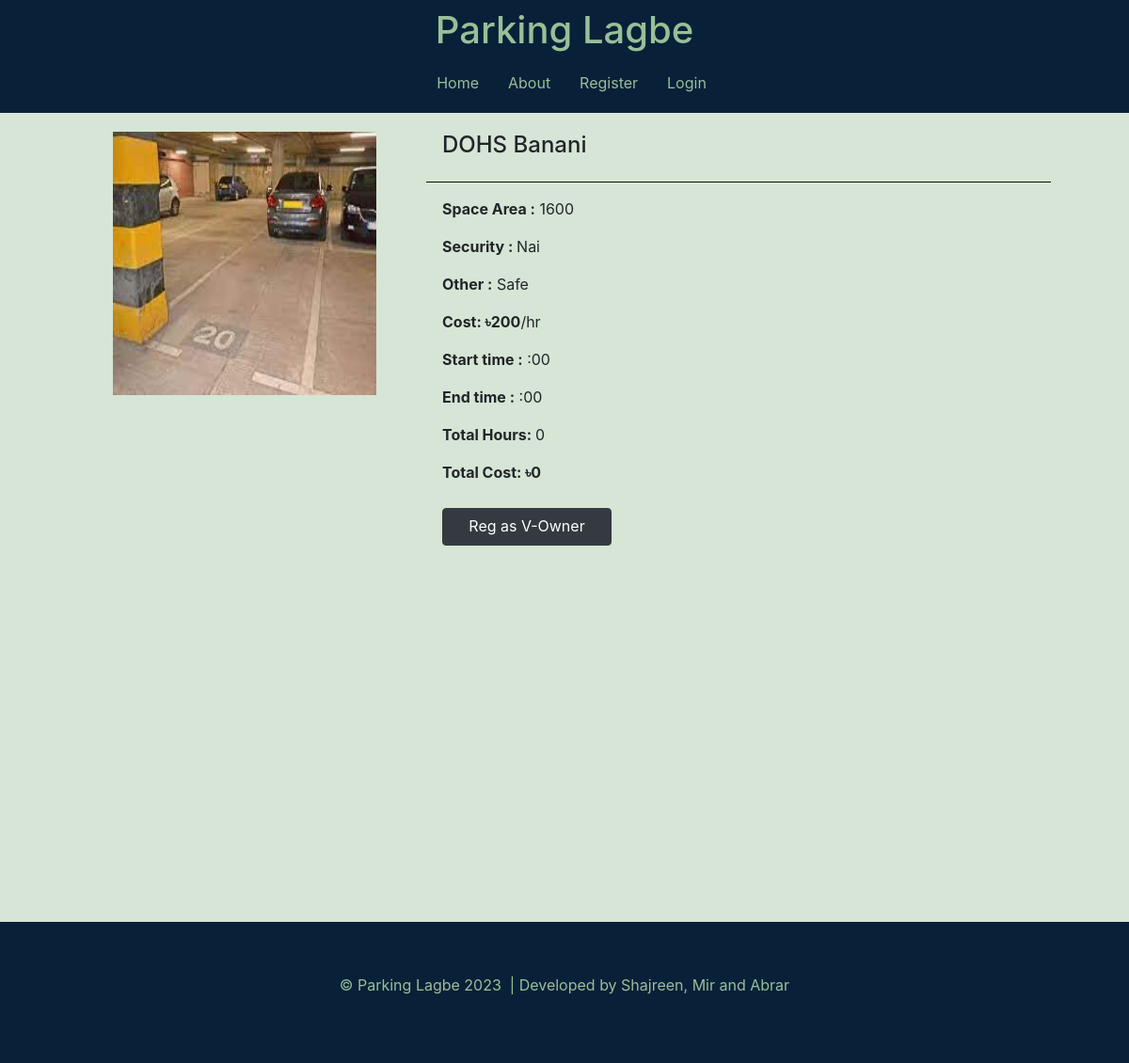
/PHP/details.php?pid=15, run on an earlier commit of the app's database.
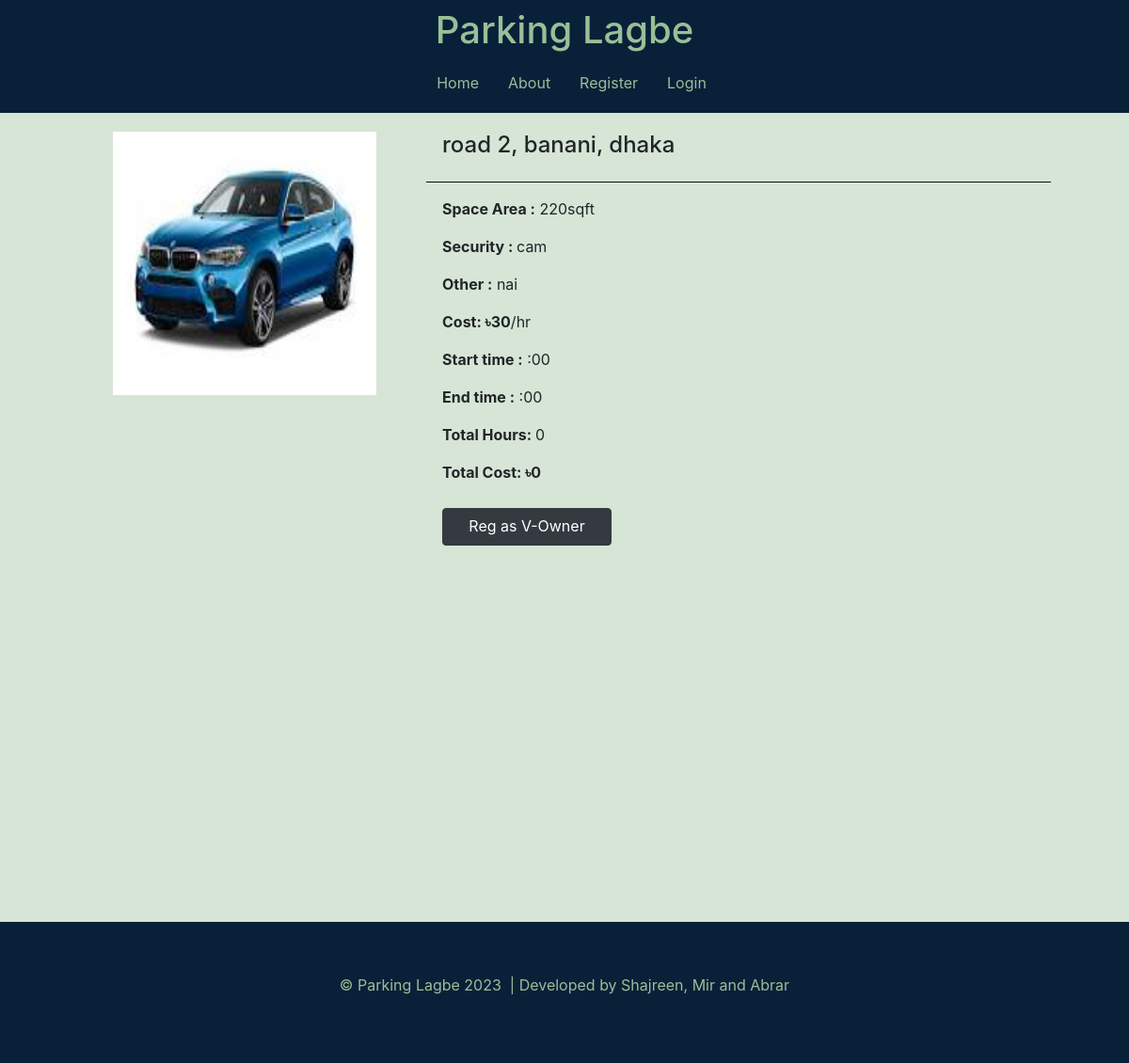
And on a later commit of the database.
### tables this page shows
CREATE TABLE `parkingspotdetails` (
  `PID` int(11) NOT NULL,
  `UID` int(11) NOT NULL,
  `Plocation` varchar(30) NOT NULL,
  `Pcoordinate` point NOT NULL,
  `Pphoto` text NOT NULL,
  `Psize` varchar(20) NOT NULL,
  `Costhour` float NOT NULL,
  `Security` varchar(40) NOT NULL,
  `Others` varchar(60) NOT NULL
);

### PHP/details.php (the view, shortened to what this page needs)
<?php
require_once "connect.php";
?>
<html lang="en">
  <head>
    <link rel="stylesheet" type="text/css" href="../css/details.css" />
    <link
      rel="stylesheet"
      href="https://cdn.jsdelivr.net/npm/bootstrap@4.1.3/dist/css/bootstrap.min.css"
    />
  </head>
  <body>
  <?php
  if(isset($_SESSION["username"]))
  {
    $user= $_SESSION["username"];
    echo '<nav class="navbar navbar-expand-lg navbar-light ">';
    echo '    <a class="navbar-brand" href="home.php">';
    echo '      <h1>Parking Lagbe</h1>';
    echo '    </a>';
    echo '    <button class="navbar-toggler btn-btn-success" type="button" data-toggle="collapse"';
    echo '      data-target="#navbarSupportedContent" aria-controls="navbarSupportedContent" aria-expanded="false"';
    echo '      aria-label="Toggle navigation">';
    echo '      <span class="navbar-toggler-icon"></span>';
    echo '    </button>';
    echo '    <div class="collapse navbar-collapse" id="navbarSupportedContent">';
    echo '      <ul class="navbar-nav">';
    echo '        <li class="nav-item active">';
    echo "          <a class='nav-link' href='userprofile.php'> $user <span class='sr-only'>(current)</span></a>";
    echo '        </li>';
    echo '        <li class="nav-item active">';
    echo '          <a class="nav-link" href="home.php">Home <span class="sr-only">(current)</span></a>';
    echo '        </li>';
    echo '        <li class="nav-item">';
    echo '          <a class="nav-link" href="about.php">About</a>';
    echo '        </li>';
    echo '        <li class="nav-item">';
    echo '          <a class="nav-link" href="logout.php">Logout</a>';
    echo '        </li>';
    echo '      </ul>';
    echo '    </div>';
    echo '  </nav>';
  }
  else{
echo '<nav class="navbar navbar-expand-lg navbar-light ">';
echo '    <a class="navbar-brand" href="home.php">';
echo '      <h1>Parking Lagbe</h1>';
echo '    </a>';
echo '    <div class="collapse navbar-collapse" id="navbarSupportedContent">';
echo '      <ul class="navbar-nav">';
echo '        <li class="nav-item active">';
echo '          <a class="nav-link" href="home.php">Home <span class="sr-only">(current)</span></a>';
echo '        </li>';
echo '        <li class="nav-item">';
echo '          <a class="nav-link" href="about.php">About</a>';
echo '        </li>';
echo '        <li class="nav-item">';
echo '          <a class="nav-link" href="register.php">Register</a>';
echo '        </li>';
echo '        <li class="nav-item">';
echo '          <a class="nav-link" href="login.php">Login</a>';
echo '        </li>';
echo '      </ul>';
echo '    </div>';
echo '  </nav>';
  }
  ?>
    <?php
      $pid=$_GET['pid'];
      $start=$_GET['start'];
      $end=$_GET['end'];
      $sql="SELECT * FROM `parkingspotdetails` WHERE PID='$pid'";
      $result=mysqli_query($conn,$sql);
      $row=mysqli_fetch_assoc($result);
      $location=$row['Plocation'];
      $photo=$row['Pphoto'];
      $size=$row['Psize'];
      $cost=$row['Costhour'];
      $security=$row['Security'];
      $others=$row['Others']
    ?>
    <?php
      echo '<div class="deets">';
      echo '  <div style="width: 30%">';
      echo '    <img';
      echo "      src='$photo'";
      echo '      class="image1"';
      echo '      alt="Responsive image"';
      echo '    />';
      echo '  </div>';
      echo '  <div style="width: 70%" class="location-flex">';
      echo '    <div>';
      echo "      <h4 class='location'>$location</h4>";
      echo '    </div>';
      echo '    <hr />';
      echo '    <div class="more-deets">';
      echo '      <div>';
      echo "        <p><strong>Space Area :</strong> $size</p>";
      echo '      </div>';
      echo '      <div>';
      echo "        <p><strong>Security : </strong> $security</p>";
      echo '      </div>';
      echo '      <div>';
      echo "        <p><strong>Other :</strong> $others</p>";
      echo '      </div>';
      echo '      <div>';
      echo "        <p><strong>Cost: ৳$cost</strong>/hr</p>";
      echo '      </div>';
      echo '      <div>';
      if($start=="100000" || $start=="200000"){
      $strim=rtrim($start, '0');
      $strim=$strim.'0';
      }else{
        $strim=rtrim($start, '0');
      }
      if($end=="100000" || $end=="200000"){
        $etrim=rtrim($end, '0');
        $etrim=$etrim.'0';
        echo $etrim;
      }
      else{
        $etrim=rtrim($end, '0');
      }
      echo "        <p><strong>Start time :</strong> $strim:00</p>";
      echo '      </div>';
      echo '      <div>';
      echo "        <p><strong>End time :</strong> $etrim:00</p>";
      echo '      </div>';
      echo '      <div>';
      $totalhrs=(int)$etrim-(int)$strim;
      echo "        <p><strong>Total Hours: </strong>$totalhrs</p>";
      echo '      </div>';
      echo '      <div>';
      $totalcost=(int)$totalhrs*(int)$cost;
      echo "        <p><strong>Total Cost: ৳$totalcost</strong></p>";
      echo '      </div>';
      echo '    </div>';
      $mail=$_SESSION['email'];
      $sql="Select * from `user` where Email='$mail'";
      $result=mysqli_query($conn,$sql);
      $row=mysqli_fetch_assoc($result);
      $vowner=$row['VOwner'];
      if($vowner=="yes"){
        echo "    <div><a href='payment.php?start=$strim&end=$etrim&pid=$pid&cost=$totalcost&hour=$totalhrs'class='btn btn-primary'>Book Spot</a></div>";
      }else{
        echo "    <div><a href='userprofile.php'class='btn btn-dark'>Reg as V-Owner</a></div>";
      }
      echo '  </div>';
      echo '</div>';
      ?>
    <footer class="myfoot">
      <p>
        ©&nbsp;Parking Lagbe 2023 &nbsp;| Developed by Shajreen, Mir and Abrar
      </p>
    </footer>
  </body>
</html>

### Css/details.css (style rules this page uses)
body { background-color: rgba(153, 191, 151, 0.4) !important; }
nav { display: block; background-color: #092039 !important; }
.nav-link { color: rgba(153, 191, 151, 1) !important; }
.navbar-brand { color: rgba(153, 191, 151, 1) !important; }
.image1 { margin-left: 120px; margin-top: 20px; height: auto !important; width: auto !important; }
.myfoot { color: rgba(153, 191, 151, 1); margin-top: 130px; background-color: #092039; display: flex; justify-content: center; height: 150px; align-items: center; }
.location-flex { margin-left: 10px !important; }
.more-deets { margin-left: 0 !important; }
@media (min-width: 992px) { nav.navbar.navbar-expand-lg.navbar-light { flex-direction: column; height: 120px; } }
@media (min-width: 992px) { li { padding-left: 15px; } }
@media (min-width: 992px) { .nav-link { color: rgba(153, 191, 151, 1) !important; } }
@media (min-width: 992px) { .navbar-brand { color: rgba(153, 191, 151, 1) !important; margin: 0 !important; padding: 0 !important; } }
@media (min-width: 992px) { .myfoot { color: rgba(153, 191, 151, 1); margin-top: 400px; background-color: #092039; display: flex; justify-content: center; height: 150px; align-items: center; } }
@media (min-width: 992px) { .image1 { margin-left: 120px; margin-top: 20px; height: 280px !important; width: 280px !important; } }
@media (min-width: 992px) { .btn { margin-top: 10px; height: 40px; width: 180px !important; margin-left: 100px !important; } }
@media (min-width: 992px) { .deets { display: flex; justify-content: flex-start; } }
@media (min-width: 992px) { .location { margin-top: 20px; margin-left: 100px; align-items: flex-start !important; } }
@media (min-width: 992px) { .location-flex { display: flex; justify-content: flex-start; flex-direction: column; } }
@media (min-width: 992px) { hr { border: 5px; clear: both; width: 80%; background-color: #0e0e01; height: 2px; } }
@media (min-width: 992px) { .more-deets { margin-left: 100px !important; } }
@media (min-width: 597px) { .myfoot { color: rgba(153, 191, 151, 1); margin-top: 400px; background-color: #092039; display: flex; justify-content: center; height: 150px; align-items: center; } }

What changed in the data, as far as the page shows it:
changed parkingspotdetails: Pphoto: a different picture; Plocation "DOHS Banani" → "road 2, banani, dhaka"; Psize "1600" → "220sqft"; Security "Nai" → "cam"; Others "Safe" → "nai"; Costhour "200" → "30"
